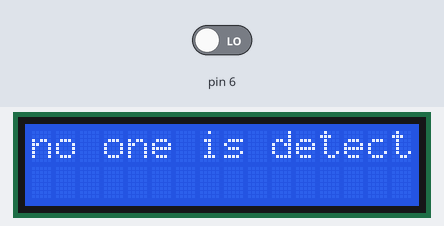
Bench run of a sketch on a simulated Arduino Uno, built with avr-gcc and run on an emulated ATmega328P. Parts: 16×2 character LCD. The inputs (shaded band) are chosen by the test bench; at power-on: pin 6 LOW.

Above: at 1.2 s.
1.3 s: pin 6 driven HIGH
At 2.5 s:
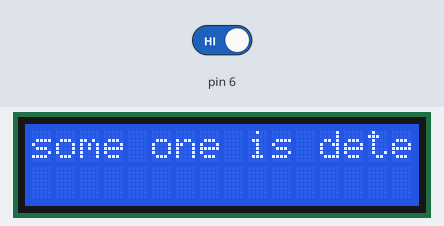
2.8 s: pin 6 driven LOW
At 3.2 s:
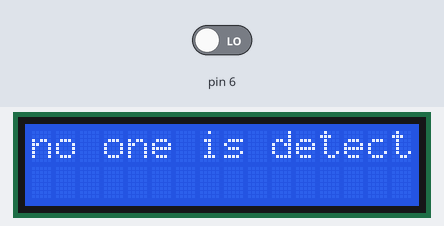
Timing chart, 0 to 5.8 s (numbered marks = the images above; inputs shaded):
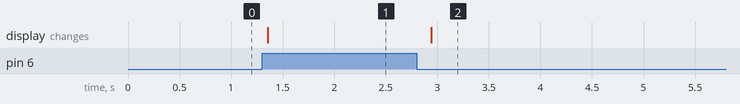

The sketch:

pirled_senser.ino
```cpp
#include <LiquidCrystal.h>
LiquidCrystal lcd(12,11,5,4,3,2);
void clr(){
  int a;
  for(a=0;a<16;a++){
    lcd.setCursor(a,1);
    lcd.print("  ");
  }
}


void setup() {
  pinMode(6,INPUT);
  lcd.begin(16,2);
}

void loop() {

 int b;
 b=digitalRead(6);
  if (b==1)
  {
    for(int i=0;i<=28;i++){
      clr();
      lcd.setCursor(0,0);
      lcd.print("some one is detected");
    }
  }

  if(b==0){
  for(int i=0;i<=28;i++){
    clr();
    lcd.setCursor(0,0);
    lcd.print("no one is detected");
  }
  }
}
```

Measured:
- after the input at 1.3 s, the display: changes after 0.06 s (image 1)
- after the input at 2.8 s, the display: changes after 0.14 s (image 2)
